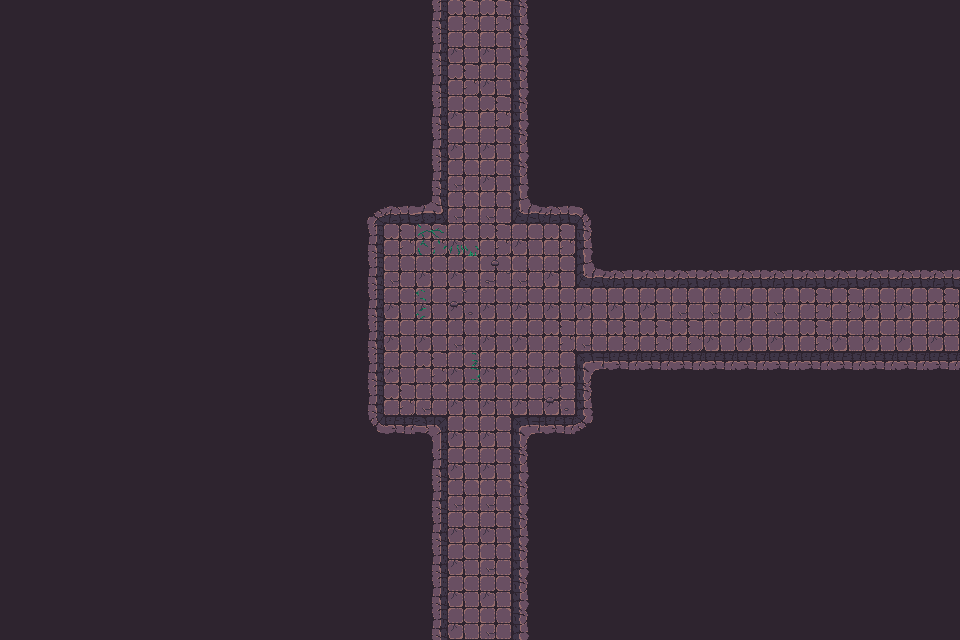

This game map was drawn from its Tiled (.tmx) file and the tilesets committed beside it. A one-line description and the full map source follow:
An orthogonal 30x20 tile map with 32x32 px tiles, 3 tile layers (Walls, Decor, Items), 2 tilesets and 58 objects.

<map version="1.10" tiledversion="1.11.2" orientation="orthogonal" renderorder="right-down" width="30" height="20" tilewidth="32" tileheight="32" infinite="0" nextlayerid="3" nextobjectid="1">
    <tileset firstgid="1" name="Town Tileset" tilewidth="32" tileheight="32" tilecount="64" columns="8">
        <image source="../../../tiles/World H Tileset.png" trans="ff00ff" width="256" height="256" />
        <tile id="4">
            <objectgroup draworder="index" id="2">
                <object id="1" x="0" y="0" width="32" height="32" />
            </objectgroup>
        </tile>
        <tile id="5">
            <objectgroup draworder="index" id="2">
                <object id="1" x="0" y="0" width="32" height="32" />
            </objectgroup>
        </tile>
        <tile id="6">
            <objectgroup draworder="index" id="2">
                <object id="1" x="0" y="0" width="32" height="32" />
            </objectgroup>
        </tile>
        <tile id="7">
            <objectgroup draworder="index" id="2">
                <object id="1" x="0" y="0" width="32" height="32" />
            </objectgroup>
        </tile>
        <tile id="8">
            <objectgroup draworder="index" id="2">
                <object id="1" x="0" y="0" width="32" height="32" />
            </objectgroup>
        </tile>
        <tile id="10">
            <objectgroup draworder="index" id="2">
                <object id="1" x="0" y="32" width="32" height="0" />
            </objectgroup>
        </tile>
        <tile id="11">
            <objectgroup draworder="index" id="2">
                <object id="1" x="0" y="32" width="32" height="0" />
                <object id="2" x="32" y="0" width="0" height="32" />
            </objectgroup>
        </tile>
        <tile id="12">
            <objectgroup draworder="index" id="2">
                <object id="1" x="32" y="0" width="0" height="32" />
            </objectgroup>
        </tile>
        <tile id="13">
            <objectgroup draworder="index" id="2">
                <object id="1" x="0" y="32" width="32" height="0" />
                <object id="2" x="0" y="32" width="32" height="0" />
                <object id="3" x="0" y="0" width="0" height="32" />
            </objectgroup>
        </tile>
        <tile id="14">
            <objectgroup draworder="index" id="2">
                <object id="1" x="0" y="0" width="0" height="32" />
            </objectgroup>
        </tile>
        <tile id="16">
            <objectgroup draworder="index" id="2">
                <object id="1" x="0" y="0" width="32" height="32" />
            </objectgroup>
        </tile>
        <tile id="24">
            <objectgroup draworder="index" id="2">
                <object id="1" x="0" y="0" width="32" height="32" />
            </objectgroup>
        </tile>
    </tileset>
    <tileset firstgid="65" name="Dungeon Crawler Tileset" tilewidth="32" tileheight="32" tilecount="100" columns="10">
        <image source="../../../tiles/Dungeon_Tile.png" trans="" width="320" height="320" />
        <tile id="2">
            <objectgroup draworder="index" id="2">
                <object id="1" x="0" y="0" width="32" height="32" />
            </objectgroup>
        </tile>
        <tile id="3">
            <objectgroup draworder="index" id="2">
                <object id="1" x="0" y="0" width="32" height="32" />
            </objectgroup>
        </tile>
        <tile id="4">
            <objectgroup draworder="index" id="2">
                <object id="1" x="0" y="0" width="32" height="32" />
            </objectgroup>
        </tile>
        <tile id="5">
            <objectgroup draworder="index" id="2">
                <object id="1" x="0" y="0" width="32" height="32" />
            </objectgroup>
        </tile>
        <tile id="6">
            <objectgroup draworder="index" id="2">
                <object id="1" x="0" y="0" width="32" height="32" />
            </objectgroup>
        </tile>
        <tile id="8">
            <objectgroup draworder="index" id="2">
                <object id="1" x="0" y="0" width="32" height="32" />
            </objectgroup>
        </tile>
        <tile id="12">
            <objectgroup draworder="index" id="2">
                <object id="1" x="0" y="0" width="32" height="32" />
            </objectgroup>
        </tile>
        <tile id="13">
            <objectgroup draworder="index" id="2">
                <object id="1" x="0" y="0" width="32" height="32" />
            </objectgroup>
        </tile>
        <tile id="14">
            <objectgroup draworder="index" id="2">
                <object id="1" x="0" y="0" width="32" height="32" />
            </objectgroup>
        </tile>
        <tile id="15">
            <objectgroup draworder="index" id="2">
                <object id="1" x="0" y="0" width="32" height="32" />
            </objectgroup>
        </tile>
        <tile id="16">
            <objectgroup draworder="index" id="2">
                <object id="1" x="0" y="0" width="32" height="32" />
            </objectgroup>
        </tile>
        <tile id="18">
            <objectgroup draworder="index" id="2">
                <object id="1" x="0" y="0" width="32" height="32" />
            </objectgroup>
        </tile>
        <tile id="22">
            <objectgroup draworder="index" id="2">
                <object id="1" x="0" y="0" width="32" height="32" />
            </objectgroup>
        </tile>
        <tile id="23">
            <objectgroup draworder="index" id="2">
                <object id="1" x="0" y="0" width="32" height="32" />
            </objectgroup>
        </tile>
        <tile id="24">
            <objectgroup draworder="index" id="2">
                <object id="1" x="0" y="0" width="32" height="32" />
            </objectgroup>
        </tile>
        <tile id="25">
            <objectgroup draworder="index" id="2">
                <object id="1" x="0" y="0" width="32" height="32" />
            </objectgroup>
        </tile>
        <tile id="26">
            <objectgroup draworder="index" id="2">
                <object id="1" x="0" y="0" width="32" height="32" />
            </objectgroup>
        </tile>
        <tile id="28">
            <objectgroup draworder="index" id="2">
                <object id="1" x="0" y="0" width="32" height="32" />
            </objectgroup>
        </tile>
        <tile id="32">
            <objectgroup draworder="index" id="2">
                <object id="1" x="0" y="0" width="32" height="32" />
            </objectgroup>
        </tile>
        <tile id="33">
            <objectgroup draworder="index" id="2">
                <object id="1" x="0" y="0" width="32" height="32" />
            </objectgroup>
        </tile>
        <tile id="34">
            <objectgroup draworder="index" id="2">
                <object id="1" x="0" y="0" width="32" height="32" />
            </objectgroup>
        </tile>
        <tile id="35">
            <objectgroup draworder="index" id="2">
                <object id="1" x="0" y="0" width="32" height="32" />
            </objectgroup>
        </tile>
        <tile id="36">
            <objectgroup draworder="index" id="2">
                <object id="1" x="0" y="0" width="32" height="32" />
            </objectgroup>
        </tile>
        <tile id="38">
            <objectgroup draworder="index" id="2">
                <object id="1" x="0" y="0" width="32" height="32" />
            </objectgroup>
        </tile>
        <tile id="42">
            <objectgroup draworder="index" id="2">
                <object id="1" x="0" y="0" width="32" height="32" />
            </objectgroup>
        </tile>
        <tile id="43">
            <objectgroup draworder="index" id="2">
                <object id="1" x="0" y="0" width="32" height="32" />
            </objectgroup>
        </tile>
        <tile id="44">
            <objectgroup draworder="index" id="2">
                <object id="1" x="0" y="0" width="32" height="32" />
            </objectgroup>
        </tile>
        <tile id="45">
            <objectgroup draworder="index" id="2">
                <object id="1" x="0" y="0" width="32" height="32" />
            </objectgroup>
        </tile>
        <tile id="46">
            <objectgroup draworder="index" id="2">
                <object id="1" x="0" y="0" width="32" height="32" />
            </objectgroup>
        </tile>
        <tile id="48">
            <objectgroup draworder="index" id="2">
                <object id="1" x="0" y="0" width="32" height="32" />
            </objectgroup>
        </tile>
        <tile id="52">
            <objectgroup draworder="index" id="2">
                <object id="1" x="0" y="0" width="32" height="32" />
            </objectgroup>
        </tile>
        <tile id="53">
            <objectgroup draworder="index" id="2">
                <object id="1" x="0" y="0" width="32" height="32" />
            </objectgroup>
        </tile>
        <tile id="54">
            <objectgroup draworder="index" id="2">
                <object id="1" x="0" y="0" width="32" height="32" />
            </objectgroup>
        </tile>
        <tile id="55">
            <objectgroup draworder="index" id="2">
                <object id="1" x="0" y="0" width="32" height="32" />
            </objectgroup>
        </tile>
        <tile id="56">
            <objectgroup draworder="index" id="2">
                <object id="1" x="0" y="0" width="32" height="32" />
            </objectgroup>
        </tile>
        <tile id="58">
            <objectgroup draworder="index" id="2">
                <object id="1" x="0" y="0" width="32" height="32" />
            </objectgroup>
        </tile>
        <tile id="62">
            <objectgroup draworder="index" id="2">
                <object id="1" x="0" y="0" width="32" height="32" />
            </objectgroup>
        </tile>
        <tile id="63">
            <objectgroup draworder="index" id="2">
                <object id="1" x="0" y="0" width="32" height="32" />
            </objectgroup>
        </tile>
        <tile id="64">
            <objectgroup draworder="index" id="2">
                <object id="1" x="0" y="0" width="32" height="32" />
            </objectgroup>
        </tile>
        <tile id="65">
            <objectgroup draworder="index" id="2">
                <object id="1" x="0" y="0" width="32" height="32" />
            </objectgroup>
        </tile>
        <tile id="66">
            <objectgroup draworder="index" id="2">
                <object id="1" x="0" y="0" width="32" height="32" />
            </objectgroup>
        </tile>
        <tile id="68">
            <objectgroup draworder="index" id="2">
                <object id="1" x="0" y="0" width="32" height="32" />
            </objectgroup>
        </tile>
        <tile id="80">
            <objectgroup draworder="index" id="2">
                <object id="1" x="0" y="0" width="32" height="32" />
            </objectgroup>
        </tile>
    </tileset>
    <layer id="1" name="Walls" width="30" height="20">
        <data encoding="csv">
122,122,122,122,122,122,122,122,122,122,122,122,122,77,65,65,79,122,122,122,122,122,122,122,122,122,122,122,122,122,
122,122,122,122,122,122,122,122,122,122,122,122,122,77,75,75,79,122,122,122,122,122,122,122,122,122,122,122,122,122,
122,122,122,122,122,122,122,122,122,122,122,122,122,77,65,75,79,122,122,122,122,122,122,122,122,122,122,122,122,122,
122,122,122,122,122,122,122,122,122,122,122,122,122,77,75,65,79,122,122,122,122,122,122,122,122,122,122,122,122,122,
122,122,122,122,122,122,122,122,122,122,122,122,122,77,75,75,79,122,122,122,122,122,122,122,122,122,122,122,122,122,
122,122,122,122,122,122,122,122,122,122,122,122,122,77,66,75,79,122,122,122,122,122,122,122,122,122,122,122,122,122,
122,122,122,122,122,122,122,122,122,122,122,67,68,103,66,66,100,68,69,122,122,122,122,122,122,122,122,122,122,122,
122,122,122,122,122,122,122,122,122,122,122,77,65,65,75,65,75,65,79,122,122,122,122,122,122,122,122,122,122,122,
122,122,122,122,122,122,122,122,122,122,122,77,66,75,75,66,66,75,100,68,68,68,68,68,68,68,68,68,68,68,
122,122,122,122,122,122,122,122,122,122,122,77,75,75,75,75,75,75,75,75,75,66,66,75,66,65,65,75,75,65,
122,122,122,122,122,122,122,122,122,122,122,77,75,75,66,75,75,65,66,65,65,65,75,75,75,65,75,75,75,75,
122,122,122,122,122,122,122,122,122,122,122,77,75,65,75,75,75,75,70,88,88,88,88,88,88,88,88,88,88,88,
122,122,122,122,122,122,122,122,122,122,122,77,65,66,75,75,75,75,79,122,122,122,122,122,122,122,122,122,122,122,
122,122,122,122,122,122,122,122,122,122,122,87,88,73,75,75,70,88,89,122,122,122,122,122,122,122,122,122,122,122,
122,122,122,122,122,122,122,122,122,122,122,122,122,77,75,75,79,122,122,122,122,122,122,122,122,122,122,122,122,122,
122,122,122,122,122,122,122,122,122,122,122,122,122,77,66,66,79,122,122,122,122,122,122,122,122,122,122,122,122,122,
122,122,122,122,122,122,122,122,122,122,122,122,122,77,75,75,79,122,122,122,122,122,122,122,122,122,122,122,122,122,
122,122,122,122,122,122,122,122,122,122,122,122,122,77,75,66,79,122,122,122,122,122,122,122,122,122,122,122,122,122,
122,122,122,122,122,122,122,122,122,122,122,122,122,77,75,75,79,122,122,122,122,122,122,122,122,122,122,122,122,122,
122,122,122,122,122,122,122,122,122,122,122,122,122,77,75,66,79,122,122,122,122,122,122,122,122,122,122,122,122,122
        </data>
    </layer>
    <layer id="1" name="Decor" width="30" height="20">
        <data encoding="csv">
133,133,133,133,133,133,133,133,133,133,133,133,133,133,133,133,133,133,133,133,133,133,133,133,133,133,133,133,133,133,
133,133,133,133,133,133,133,133,133,133,133,133,133,133,133,133,133,133,133,133,133,133,133,133,133,133,133,133,133,133,
133,133,133,133,133,133,133,133,133,133,133,133,133,133,133,133,133,133,133,133,133,133,133,133,133,133,133,133,133,133,
133,133,133,133,133,133,133,133,133,133,133,133,133,133,133,133,133,133,133,133,133,133,133,133,133,133,133,133,133,133,
133,133,133,133,133,133,133,133,133,133,133,133,133,133,133,133,133,133,133,133,133,133,133,133,133,133,133,133,133,133,
133,133,133,133,133,133,133,133,133,133,133,133,133,133,133,133,133,133,133,133,133,133,133,133,133,133,133,133,133,133,
133,133,133,133,133,133,133,133,133,133,133,133,133,133,133,133,133,133,133,133,133,133,133,133,133,133,133,133,133,133,
133,133,133,133,133,133,133,133,133,133,133,133,133,126,137,133,133,133,133,133,133,133,133,133,133,133,133,133,133,133,
133,133,133,133,133,133,133,133,133,133,133,133,133,133,133,115,133,133,133,133,133,133,133,133,133,133,133,133,133,133,
133,133,133,133,133,133,133,133,133,133,133,133,133,139,116,133,133,133,133,133,133,133,133,133,133,133,133,133,133,133,
133,133,133,133,133,133,133,133,133,133,133,133,133,133,133,133,133,133,133,133,133,133,133,133,133,133,133,133,133,133,
133,133,133,133,133,133,133,133,133,133,133,133,133,133,140,133,133,133,133,133,133,133,133,133,133,133,133,133,133,133,
133,133,133,133,133,133,133,133,133,133,133,133,133,133,133,133,133,116,133,133,133,133,133,133,133,133,133,133,133,133,
133,133,133,133,133,133,133,133,133,133,133,133,133,133,133,133,133,133,133,133,133,133,133,133,133,133,133,133,133,133,
133,133,133,133,133,133,133,133,133,133,133,133,133,133,133,133,133,133,133,133,133,133,133,133,133,133,133,133,133,133,
133,133,133,133,133,133,133,133,133,133,133,133,133,133,133,133,133,133,133,133,133,133,133,133,133,133,133,133,133,133,
133,133,133,133,133,133,133,133,133,133,133,133,133,133,133,133,133,133,133,133,133,133,133,133,133,133,133,133,133,133,
133,133,133,133,133,133,133,133,133,133,133,133,133,133,133,133,133,133,133,133,133,133,133,133,133,133,133,133,133,133,
133,133,133,133,133,133,133,133,133,133,133,133,133,133,133,133,133,133,133,133,133,133,133,133,133,133,133,133,133,133,
133,133,133,133,133,133,133,133,133,133,133,133,133,133,133,133,133,133,133,133,133,133,133,133,133,133,133,133,133,133
        </data>
    </layer>
    <layer id="1" name="Items" width="30" height="20">
        <data encoding="csv">
133,133,133,133,133,133,133,133,133,133,133,133,133,133,133,133,133,133,133,133,133,133,133,133,133,133,133,133,133,133,
133,133,133,133,133,133,133,133,133,133,133,133,133,133,133,133,133,133,133,133,133,133,133,133,133,133,133,133,133,133,
133,133,133,133,133,133,133,133,133,133,133,133,133,133,133,133,133,133,133,133,133,133,133,133,133,133,133,133,133,133,
133,133,133,133,133,133,133,133,133,133,133,133,133,133,133,133,133,133,133,133,133,133,133,133,133,133,133,133,133,133,
133,133,133,133,133,133,133,133,133,133,133,133,133,133,133,133,133,133,133,133,133,133,133,133,133,133,133,133,133,133,
133,133,133,133,133,133,133,133,133,133,133,133,133,133,133,133,133,133,133,133,133,133,133,133,133,133,133,133,133,133,
133,133,133,133,133,133,133,133,133,133,133,133,133,133,133,133,133,133,133,133,133,133,133,133,133,133,133,133,133,133,
133,133,133,133,133,133,133,133,133,133,133,133,133,133,133,133,133,133,133,133,133,133,133,133,133,133,133,133,133,133,
133,133,133,133,133,133,133,133,133,133,133,133,133,133,133,133,133,133,133,133,133,133,133,133,133,133,133,133,133,133,
133,133,133,133,133,133,133,133,133,133,133,133,133,133,133,133,133,133,133,133,133,133,133,133,133,133,133,133,133,133,
133,133,133,133,133,133,133,133,133,133,133,133,133,133,133,133,133,133,133,133,133,133,133,133,133,133,133,133,133,133,
133,133,133,133,133,133,133,133,133,133,133,133,133,133,133,133,133,133,133,133,133,133,133,133,133,133,133,133,133,133,
133,133,133,133,133,133,133,133,133,133,133,133,133,133,133,133,133,133,133,133,133,133,133,133,133,133,133,133,133,133,
133,133,133,133,133,133,133,133,133,133,133,133,133,133,133,133,133,133,133,133,133,133,133,133,133,133,133,133,133,133,
133,133,133,133,133,133,133,133,133,133,133,133,133,133,133,133,133,133,133,133,133,133,133,133,133,133,133,133,133,133,
133,133,133,133,133,133,133,133,133,133,133,133,133,133,133,133,133,133,133,133,133,133,133,133,133,133,133,133,133,133,
133,133,133,133,133,133,133,133,133,133,133,133,133,133,133,133,133,133,133,133,133,133,133,133,133,133,133,133,133,133,
133,133,133,133,133,133,133,133,133,133,133,133,133,133,133,133,133,133,133,133,133,133,133,133,133,133,133,133,133,133,
133,133,133,133,133,133,133,133,133,133,133,133,133,133,133,133,133,133,133,133,133,133,133,133,133,133,133,133,133,133,
133,133,133,133,133,133,133,133,133,133,133,133,133,133,133,133,133,133,133,133,133,133,133,133,133,133,133,133,133,133
        </data>
    </layer>
</map>
